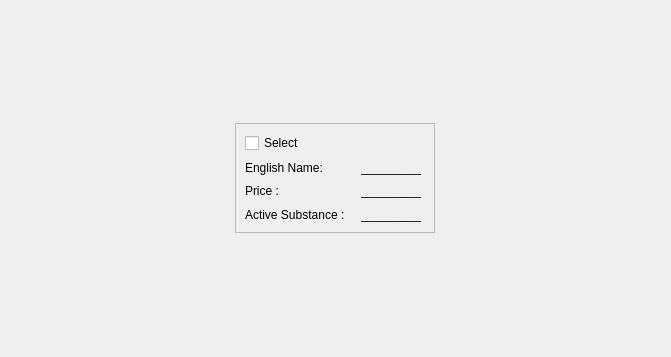
                                         <widget class="QWidget" name="scrollAreaWidgetContents_5">
                                          <property name="geometry">
                                           <rect>
                                            <x>0</x>
                                            <y>0</y>
                                            <width>671</width>
                                            <height>357</height>
                                           </rect>
                                          </property>
                                          <layout class="QGridLayout" name="gridLayout_13">
                                           <item row="0" column="0">
                                            <widget class="QWidget" name="widget_3" native="true">
                                             <layout class="QHBoxLayout" name="horizontalLayout_11">
                                              <item>
                                               <widget class="QFrame" name="Cared_13">
                                                <property name="minimumSize">
                                                 <size>
                                                  <width>200</width>
                                                  <height>100</height>
                                                 </size>
                                                </property>
                                                <property name="maximumSize">
                                                 <size>
                                                  <width>200</width>
                                                  <height>110</height>
                                                 </size>
                                                </property>
                                                <property name="autoFillBackground">
                                                 <bool>false</bool>
                                                </property>
                                                <property name="styleSheet">
                                                 <string notr="true">#pushButton_8{
    background-color: #265c36; 
}</string>
                                                </property>
                                                <property name="frameShape">
                                                 <enum>QFrame::StyledPanel</enum>
                                                </property>
                                                <property name="frameShadow">
                                                 <enum>QFrame::Raised</enum>
                                                </property>
                                                <layout class="QGridLayout" name="gridLayout_14">
                                                 <item row="1" column="0" rowspan="3">
                                                  <layout class="QGridLayout" name="gridLayout_15">
                                                   <item row="0" column="0">
                                                    <widget class="QLabel" name="label_73">
                                                     <property name="minimumSize">
                                                      <size>
                                                       <width>110</width>
                                                       <height>0</height>
                                                      </size>
                                                     </property>
                                                     <property name="text">
                                                      <string>English Name:</string>
                                                     </property>
                                                    </widget>
                                                   </item>
                                                   <item row="2" column="0">
                                                    <widget class="QLabel" name="label_74">
                                                     <property name="text">
                                                      <string>Active Substance : </string>
                                                     </property>
                                                    </widget>
                                                   </item>
                                                   <item row="1" column="0">
                                                    <widget class="QLabel" name="label_75">
                                                     <property name="text">
                                                      <string>Price :</string>
                                                     </property>
                                                    </widget>
                                                   </item>
                                                  </layout>
                                                 </item>
                                                 <item row="2" column="1">
                                                  <widget class="QLabel" name="label_43">
                                                   <property name="text">
                                                    <string>_________</string>
                                                   </property>
                                                  </widget>
                                                 </item>
                                                 <item row="1" column="1">
                                                  <widget class="QLabel" name="label_41">
                                                   <property name="text">
                                                    <string>_________</string>
                                                   </property>
                                                  </widget>
                                                 </item>
                                                 <item row="3" column="1">
                                                  <widget class="QLabel" name="label_42">
                                                   <property name="text">
                                                    <string>_________</string>
                                                   </property>
                                                  </widget>
                                                 </item>
                                                 <item row="0" column="0">
                                                  <widget class="QCheckBox" name="checkBox">
                                                   <property name="text">
                                                    <string>Select</string>
                                                   </property>
                                                  </widget>
                                                 </item>
                                                </layout>
                                               </widget>
                                              </item>
                                             </layout>
                                            </widget>
                                           </item>
                                          </layout>
                                         </widget>
